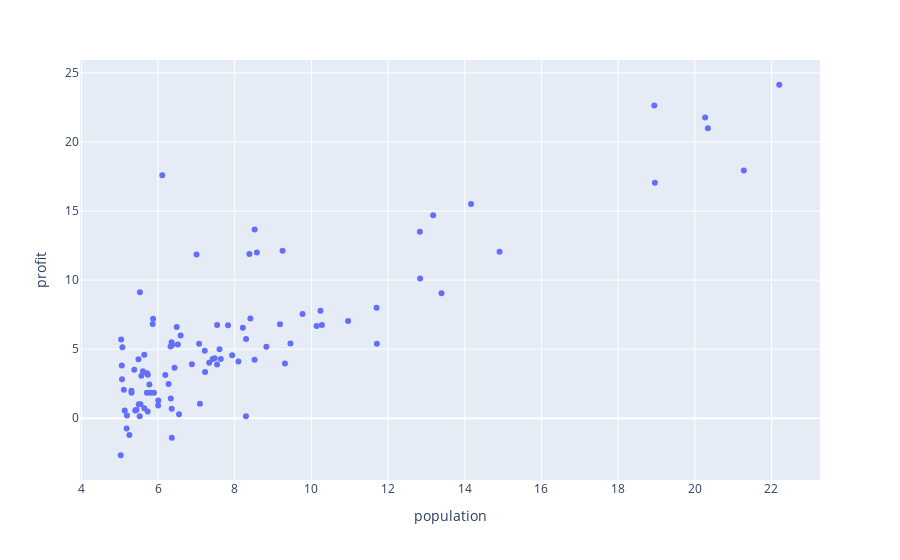

Here is the notebook cell this chart was saved with:
### Markdown cell above
In this excercise we will manually fit a linear regression model to given data

### Code cell
df = pd.read_csv("ex1data1.csv", names = ['population', 'profit'])
px.scatter(df,'population', 'profit')
